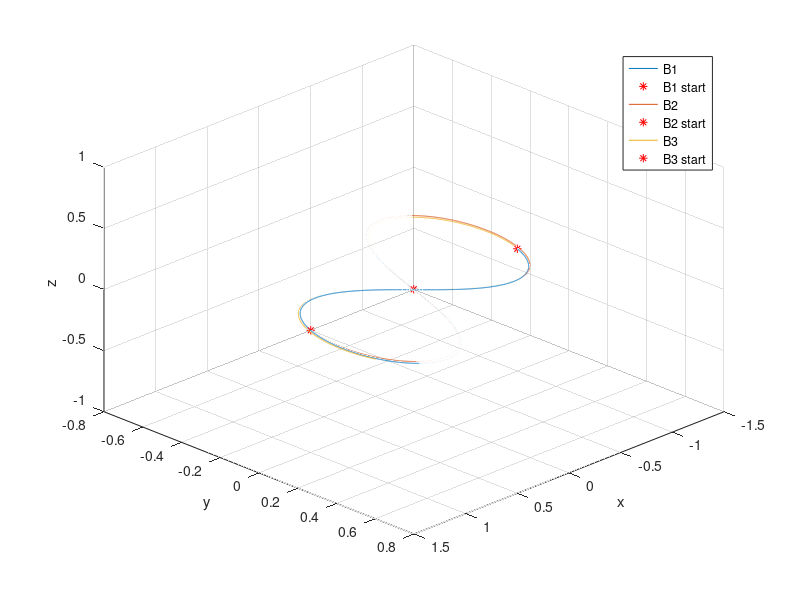

The MATLAB script that drew this image:
clc 
close all
% Time step [s]
step = 0.001 ;  
%Body Mass 
m1 = 1; 
m2 = 1; 
m3 = 1; 
M = [m1 ; m2 ; m3] ; 
% Newton constant
G = 1;
% Time vector
t = 0:step:5; 
% Initial condiition were taken from:
%{
Numerical Search for Periodic Solutions in the Vicinity of the
Figure-Eight Orbit: Slaloming around Singularities on the Shape
Sphere
Milovan ˇSuvakov 
%C. Moore, Phys. Rev. Lett. 70, 3675 (1993).
%C. Sim ́o, Contemp Math 292 20928 (2002)
%}
% Initial conditions -- positions
x10 = -1;
y10 = 0;
z10 = 0 ;
 
x20 = -x10; 
y20 = -y10 ;  
z20 = 0 ; 
x30 = 0 ; 
y30 = 0 ; 
z30 = 0 ; 
% Initial condition -- velocity 
vx10 =  0.3471; 
vy10 =  0.5327;  
vz10 = 0 ; 
vx20 = vx10; 
vy20 = vy10;
vz20 = 0 ; 
vx30 = -2*vx10; 
vy30 = -2*vy10; 
vz30 = 0 ; 
% Preparing the vector to store the solution 
% There are 3 columns since I want to simulate three bodies 
x = zeros(numel(t),3) ; 
y = zeros(numel(t),3) ;
z = zeros(numel(t),3) ;  
vx = zeros(numel(t),3); 
vy = zeros(numel(t),3); 
vz = zeros(numel(t),3); 
% Assign the initial conditions
x(1,1) = x10 ;
x(1,2) = x20 ; 
x(1,3) = x30 ; 
y(1,1) = y10 ;
y(1,2) = y20 ; 
y(1,3) = y30 ; 
z(1,1) = z10 ;
z(1,2) = z20 ; 
z(1,3) = z30 ;
vx(1,1) = vx10  ;
vx(1,2) = vx20  ; 
vx(1,3) = vx30  ; 
vy(1,1) = vy10 ;
vy(1,2) = vy20 ; 
vy(1,3) = vy30 ; 
vz(1,1) = vz10 ;
vz(1,2) = vz20 ; 
vz(1,3) = vz30 ; 
%% Compute the Force
Fx = @(dx,dy,dz,mass) (-dx.*mass*G)./(sqrt (dx.^2 + dy.^2 + dz.^2) ).^3  ; 
Fy = @(dx,dy,dz,mass) (-dy.*mass*G) ./ ( sqrt (dx.^2 + dy.^2 + dz.^2 ) ).^3 ; 
Fz = @(dx,dy,dz,mass) (-dz.*mass*G) ./ ( sqrt (dx.^2 + dy.^2 + dz.^2 ) ).^3 ; 
%% Equation obtained by applying the simple Euler method 
% x(t+step) = x(t) + step * vx(t) 
% y(t+step) = y(t) + step * vy(t) 
% z(t+step) = z(t) + step * vz(t)
 
% vx(t+step) = vx(t) +step * fx(t) 
% vy(t+step) = vy(t) +step * fy(t) 
% vz(t+step) = vz(t) +step * fz(t)
% loop over each time step
for i = 1:length(t) 
    
	 % computing the postion at i+1
         x(i+1,:) = x(i,:) + step*vx(i,:) ;
         y(i+1,:) = y(i,:) + step*vy(i,:) ;
         z(i+1,:) = z(i,:) + step*vz(i,:) ;
    
	 % loop over the number of body 
     for j = 1:3
      
  
        dx = ( x(i,j)-x(i,:) )' ; 
        dy = ( y(i,j)-y(i,:) )' ; 
	    dz = ( z(i,j)-z(i,:) )' ; 
        
        Fxtot =  Fx (dx,dy,dz,M )  ; 
        Fytot =  Fy ( dx,dy,dz, M )  ; 
	    Fztot =  Fz ( dx,dy,dz, M )  ; 
                
        % change NaN into zeros
	% the NaN comes when computing the interaction of a body with itself
	% since (dx,dy,dz) = 0 
  
        Fxtot ( isnan(Fxtot)) = 0  ; 
        Fytot ( isnan(Fytot)) = 0 ; 
        Fztot ( isnan(Fztot)) = 0 ; 
 
	% total force exerted on the body i from all the other       
        Fxtot = sum(Fxtot)  ; 
        Fytot = sum(Fytot)  ;  
	    Fztot = sum(Fztot)  ; 
        
        
        
     
     % Computing the velocity at i+1
        vx(i+1,j)  = vx(i,j) + step * Fxtot;
        vy(i+1,j)  = vy(i,j) + step * Fytot;
        vz(i+1,j)  = vz(i,j) + step * Fztot;
        
     end
    
    
    
end
figure()
view([45 45 45 ]) 
hold on 
plot3(x(:,1),y(:,1),z(:,1))
plot3(x(1,1),y(1,1),z(1,1),'r*')
plot3( x(:,2) ,y(:,2),z(:,2)) 
plot3(x(2,2),y(2,2),z(2,2),'r*')
plot3( x(:,3) ,y(:,3),z(:,3))
plot3(x(3,3),y(3,3),z(3,3),'r*')
xlabel('x')
ylabel('y')
zlabel('z')
legend('B1','B1 start','B2','B2 start','B3','B3 start')
grid on
